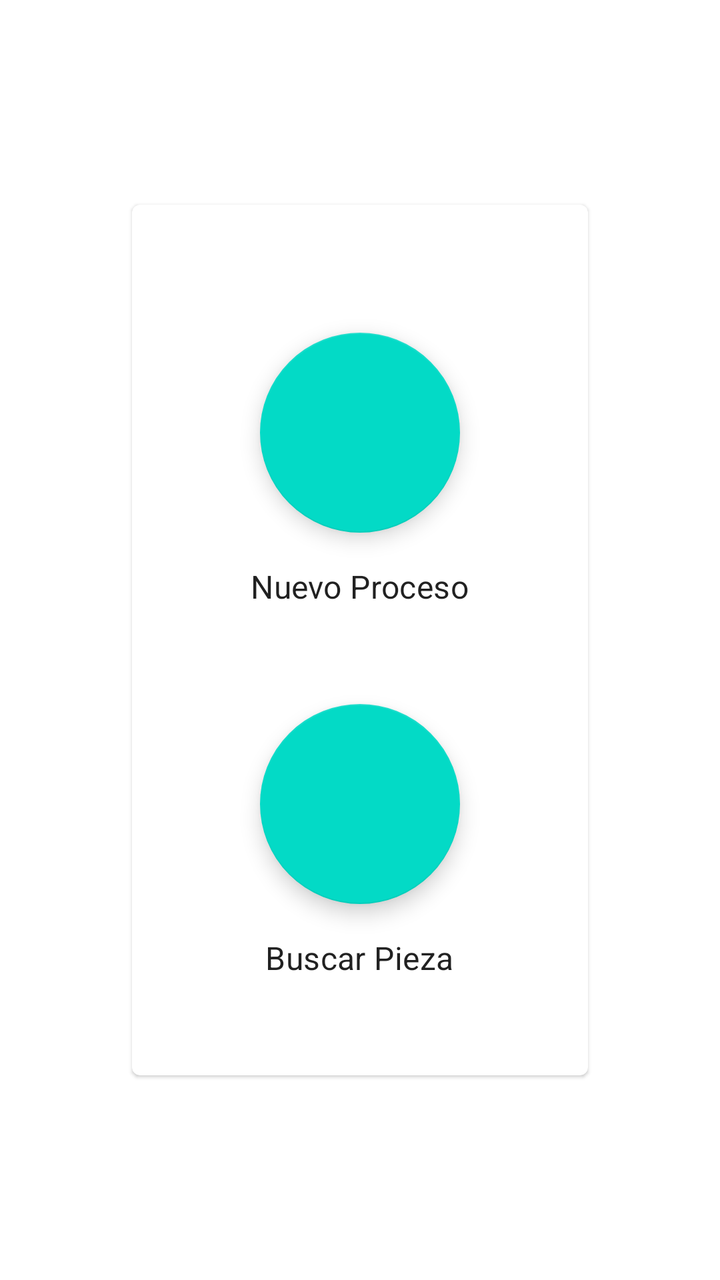
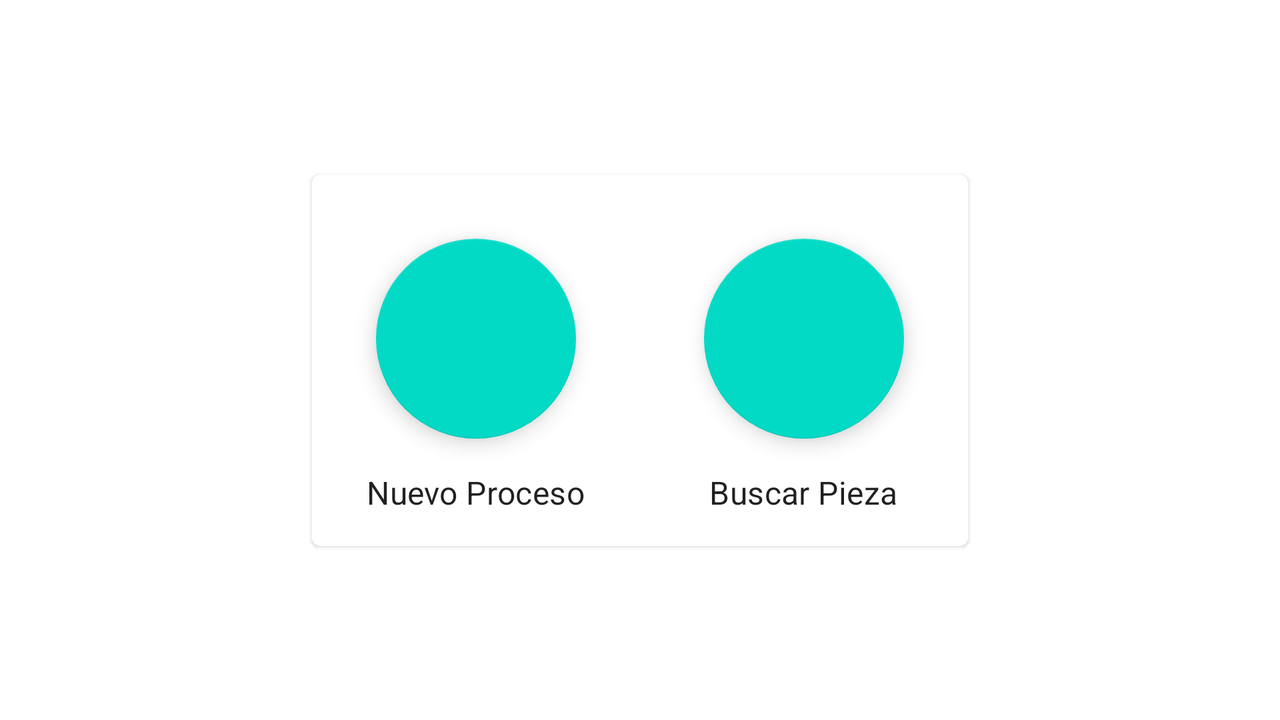

First picture: res/layout/ on a phone held upright. Second picture: the repository's own variant of that layout, on a device whose configuration matches the variant's folder. Source for both follows.
<!-- AndroidManifest.xml: application theme AppTheme -->
<!-- res/layout/fragment_main.xml -->
<?xml version="1.0" encoding="utf-8"?>
<androidx.constraintlayout.widget.ConstraintLayout xmlns:android="http://schemas.android.com/apk/res/android"
    xmlns:app="http://schemas.android.com/apk/res-auto"
    android:layout_width="match_parent"
    android:layout_height="match_parent">

    <com.google.android.material.card.MaterialCardView
        android:id="@+id/materialCardView"
        android:layout_width="wrap_content"
        android:layout_height="wrap_content"
        android:layout_marginStart="8dp"
        android:layout_marginTop="8dp"
        android:layout_marginEnd="8dp"
        android:layout_marginBottom="8dp"
        app:contentPadding="32dp"
        app:layout_constraintBottom_toBottomOf="parent"
        app:layout_constraintEnd_toEndOf="parent"
        app:layout_constraintStart_toStartOf="parent"
        app:layout_constraintTop_toTopOf="parent">

        <LinearLayout
            android:layout_width="match_parent"
            android:layout_height="match_parent"
            android:gravity="center"
            android:orientation="vertical">

            <LinearLayout
                android:layout_width="wrap_content"
                android:layout_height="wrap_content"
                android:gravity="center"
                android:orientation="vertical"
                android:padding="16dp">

                <com.google.android.material.floatingactionbutton.FloatingActionButton
                    android:id="@+id/button_new_process"
                    android:layout_width="wrap_content"
                    android:layout_height="wrap_content"
                    android:layout_margin="16dp"
                    app:fabCustomSize="@dimen/floating_action_button_main"
                    app:maxImageSize="48dp"
                    app:rippleColor="@color/colorPrimary"
                    app:srcCompat="@drawable/ic_new_process" />

                <TextView
                    style="@style/TextAppearance.MaterialComponents.Subtitle1"
                    android:layout_width="wrap_content"
                    android:layout_height="wrap_content"
                    android:text="@string/main_new_process" />
            </LinearLayout>

            <LinearLayout
                android:layout_width="wrap_content"
                android:layout_height="wrap_content"
                android:gravity="center"
                android:orientation="vertical"
                android:padding="16dp">

                <com.google.android.material.floatingactionbutton.FloatingActionButton
                    android:id="@+id/button_scan_model"
                    app:rippleColor="@color/colorPrimary"
                    android:layout_width="wrap_content"
                    android:layout_height="wrap_content"
                    android:layout_margin="16dp"
                    app:fabCustomSize="@dimen/floating_action_button_main"
                    app:maxImageSize="48dp"
                    app:srcCompat="@drawable/ic_scan_model" />

                <TextView
                    style="@style/TextAppearance.MaterialComponents.Subtitle1"
                    android:layout_width="wrap_content"
                    android:layout_height="wrap_content"
                    android:text="@string/main_scan_model" />
            </LinearLayout>
        </LinearLayout>

    </com.google.android.material.card.MaterialCardView>

</androidx.constraintlayout.widget.ConstraintLayout>
<!-- resources referenced by this layout -->
<resources>
  <color name="colorPrimary">#03A9F4</color>
  <dimen name="floating_action_button_main">100dp</dimen>
  <string name="main_new_process">Nuevo Proceso</string>
  <string name="main_scan_model">Buscar Pieza</string>
  <style name="AppTheme" parent="Theme.MaterialComponents.Light.DarkActionBar">
          
          <item name="colorPrimary">@color/colorPrimary</item>
          <item name="colorPrimaryDark">@color/colorPrimaryDark</item>
          <item name="colorAccent">@color/colorAccent</item>
      </style>
  <color name="colorPrimaryDark">#0288D1</color>
  <color name="colorAccent">#607D8B</color>
</resources>
<!-- res/layout-land/fragment_main.xml (the repository's variant of the layout above) -->
<!-- drawn on the phone turned sideways -->
<?xml version="1.0" encoding="utf-8"?>
<androidx.constraintlayout.widget.ConstraintLayout xmlns:android="http://schemas.android.com/apk/res/android"
    xmlns:app="http://schemas.android.com/apk/res-auto"
    android:layout_width="match_parent"
    android:layout_height="match_parent">

    <com.google.android.material.card.MaterialCardView
        android:layout_width="wrap_content"
        android:layout_height="wrap_content"
        android:layout_marginStart="8dp"
        android:layout_marginTop="8dp"
        android:layout_marginEnd="8dp"
        android:layout_marginBottom="8dp"
        app:layout_constraintBottom_toBottomOf="parent"
        app:layout_constraintEnd_toEndOf="parent"
        app:layout_constraintStart_toStartOf="parent"
        app:layout_constraintTop_toTopOf="parent">

        <LinearLayout
            android:layout_width="match_parent"
            android:layout_height="match_parent"
            android:gravity="center"
            android:orientation="horizontal">

            <LinearLayout
                android:layout_width="wrap_content"
                android:layout_height="wrap_content"
                android:orientation="vertical"
                android:gravity="center"
                android:layout_margin="16dp">

                <com.google.android.material.floatingactionbutton.FloatingActionButton
                    android:id="@+id/button_new_process"
                    android:layout_width="wrap_content"
                    android:layout_height="wrap_content"
                    android:layout_margin="16dp"
                    app:fabCustomSize="@dimen/floating_action_button_main"
                    app:srcCompat="@drawable/ic_new_process"
                    app:maxImageSize="32dp"/>

                <TextView
                    android:layout_width="wrap_content"
                    android:layout_height="wrap_content"
                    android:text="@string/main_new_process"
                    style="@style/TextAppearance.MaterialComponents.Subtitle1"/>
            </LinearLayout>

            <LinearLayout
                android:layout_width="wrap_content"
                android:layout_height="wrap_content"
                android:orientation="vertical"
                android:gravity="center"
                android:layout_margin="16dp">

                <com.google.android.material.floatingactionbutton.FloatingActionButton
                    android:id="@+id/button_scan_model"
                    android:layout_width="wrap_content"
                    android:layout_height="wrap_content"
                    android:layout_margin="16dp"
                    app:srcCompat="@drawable/ic_scan_model"
                    app:fabCustomSize="@dimen/floating_action_button_main"
                    app:maxImageSize="32dp" />

                <TextView
                    android:layout_width="wrap_content"
                    android:layout_height="wrap_content"
                    android:text="@string/main_scan_model"
                    style="@style/TextAppearance.MaterialComponents.Subtitle1"/>
            </LinearLayout>
        </LinearLayout>

    </com.google.android.material.card.MaterialCardView>

</androidx.constraintlayout.widget.ConstraintLayout>
<!-- resources referenced by the variant -->
<!-- as the phone turned sideways resolves them -->
<resources>
  <dimen name="floating_action_button_main">100dp</dimen>
  <string name="main_new_process">Nuevo Proceso</string>
  <string name="main_scan_model">Buscar Pieza</string>
  <style name="AppTheme" parent="Theme.MaterialComponents.Light.DarkActionBar">
          
          <item name="colorPrimary">@color/colorPrimary</item>
          <item name="colorPrimaryDark">@color/colorPrimaryDark</item>
          <item name="colorAccent">@color/colorAccent</item>
      </style>
  <color name="colorPrimary">#03A9F4</color>
  <color name="colorPrimaryDark">#0288D1</color>
  <color name="colorAccent">#607D8B</color>
</resources>
